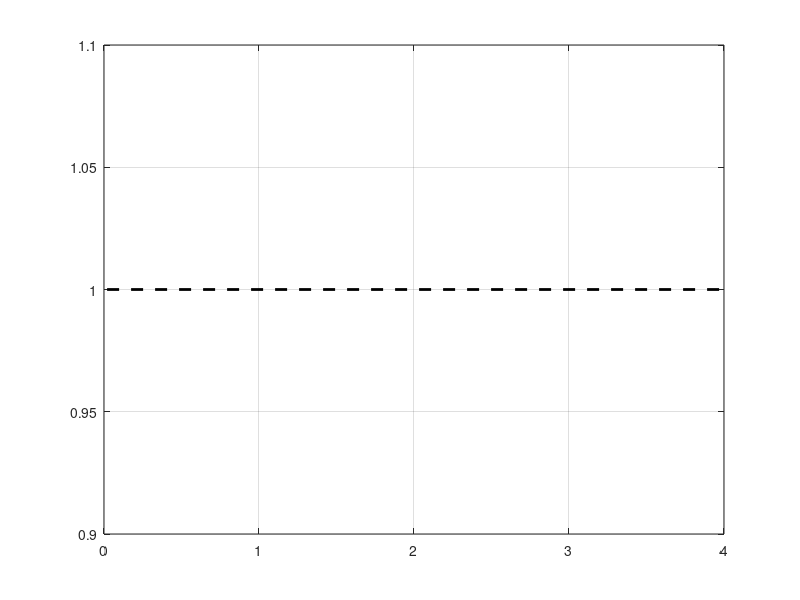

This chart was generated by the following MATLAB code: (Note: this script raises an error after producing the figure.)
clear all

Nlat = 1024;
Nmodes = 1023;
g11 = 1.09372;
g22 = 1.09372;
g12 = 2.18744;

mu1 = 10937.20;
mu2 = 10937.20;

rho01 = mu1/g11;
rho02 = mu2/g22;

xi0 = (1/sqrt(2*rho01*(2*g12 - g11 - g22)/2))/sqrt(2);
tau0 = 1/(2*rho01*(2*g12 - g11 - g22)/2);
Delta = (g11*g22)/(g12*g12);
OmegaCr = g11*(rho01)*(1/sqrt(Delta)- 1);
Omega = 2*OmegaCr;
tempbar = 0.0;

hbar = 1.05457148e-34;
M = 1.44316060e-25; %Rb87
L = 96e-6;
x0 = L;
t0 = M*L*L/hbar;

detun = [27.34 54.69 82.03 109.37 136.72 164.06 191.40 218.74 246.09 273.43];% omega_perp=2pi500Hz

%%%%%%%%%%%%%%%%%%%%%%%%%%%%

% plot Fig 5a

figure(111)
clf
hold on
box on
grid on

fs = 14;
lw = 2;

xmin = 2e-2;
xmax = 4e0;
ymin = 7e-5;
ymax = 3e0;

ee = 1;

plot([xmin xmax],[1 1],'--','Color','black','LineWidth',lw)
for i = 1:length(detun)
    fileName = sprintf('data_Nlat_%d_Nmodes_%d_mu1_%.2f_mu2_%.2f_T_%.2f_Omega_%.2f_detuning_%.2f_fine_1_500.mat',Nlat, Nmodes, mu1, mu2, tempbar, Omega, detun(i));
    load(fileName)
    
    errorbar(tQ(3:end)*((detun(i)/t0)^ee)/((OmegaCr/t0)^(ee-1)),Nd(3:end)./(1.886*(1.116./tQ(3:end)).^(0.3306)),1.96*(err_Nd(3:end)./(1.886*(1.116./tQ(3:end)).^(0.3306))),'o')
end

set(gca, 'XScale', 'log', 'YScale','log')
set(gca,'FontSize',fs,'FontName','Times','TickDir','out','LineWidth',lw-1,'TickLength',[0.01 0.02])
ylabel('$\hat{\xi}N_{d}$','Interpreter','latex','FontSize',fs)
xlabel('$b\tau_{Q}$','Interpreter','latex','FontSize',fs)
legend('$\hat{\xi}N_{d} = \hat{\xi}N_{d}(b=0)$','$\hbar b = 0.0025\times \mu_{0}$','$\hbar b = 0.005\times \mu_{0}$','$\hbar b = 0.0075\times \mu_{0}$','$\hbar b = 0.01\times \mu_{0}$','$\hbar b = 0.0125\times \mu_{0}$','$\hbar b = 0.015\times \mu_{0}$','$\hbar b = 0.0175\times \mu_{0}$','$\hbar b = 0.02\times \mu_{0}$','$\hbar b = 0.0225\times \mu_{0}$','$\hbar b = 0.025\times \mu_{0}$','Interpreter','latex','location','southwest','fontsize',fs-2)
axis([xmin xmax ymin ymax])
text(8.7e-3,3e0,sprintf('$$\\textbf{(a)}$$'),'Interpreter','latex','Color','black','FontSize',fs)

print('Fig_5a.eps','-depsc')

%%%%%%%%%%%%%%%%%%%%%%%%%%%%

% plot Fig 5b

figure(222)
clf
hold on
box on
grid on

xmin = 1e-3;
xmax = 4e-1;
ymin = 7e-5;
ymax = 3e0;

ee = 3/2;

plot([xmin xmax],[1 1],'--','Color','black','LineWidth',lw)
for i = 1:length(detun)
    fileName = sprintf('data_Nlat_%d_Nmodes_%d_mu1_%.2f_mu2_%.2f_T_%.2f_Omega_%.2f_detuning_%.2f_fine_1_500.mat',Nlat, Nmodes, mu1, mu2, tempbar, Omega, detun(i));
    load(fileName)
    
    errorbar(tQ(3:end)*((detun(i)/t0)^ee)/((OmegaCr/t0)^(ee-1)),Nd(3:end)./(1.886*(1.116./tQ(3:end)).^(0.3306)),1.96*(err_Nd(3:end)./(1.886*(1.116./tQ(3:end)).^(0.3306))),'o')
end

set(gca, 'XScale', 'log', 'YScale','log')
set(gca,'FontSize',fs,'FontName','Times','TickDir','out','LineWidth',lw-1,'TickLength',[0.01 0.02])
ylabel('$\hat{\xi}N_{d}$','Interpreter','latex','FontSize',fs)
xlabel('$b^{3/2}\tau_{Q}/\Omega_\mathrm{c}^{1/2}$','Interpreter','latex','FontSize',fs)
legend('$\hat{\xi}N_{d} = \hat{\xi}N_{d}(b=0)$','$\hbar b = 0.0025\times \mu_{0}$','$\hbar b = 0.005\times \mu_{0}$','$\hbar b = 0.0075\times \mu_{0}$','$\hbar b = 0.01\times \mu_{0}$','$\hbar b = 0.0125\times \mu_{0}$','$\hbar b = 0.015\times \mu_{0}$','$\hbar b = 0.0175\times \mu_{0}$','$\hbar b = 0.02\times \mu_{0}$','$\hbar b = 0.0225\times \mu_{0}$','$\hbar b = 0.025\times \mu_{0}$','Interpreter','latex','location','southwest','fontsize',fs-2)
axis([xmin xmax ymin ymax])
text(3.9e-4,3e0,sprintf('$$\\textbf{(b)}$$'),'Interpreter','latex','Color','black','FontSize',fs)

print('Fig_5b.eps','-depsc')
